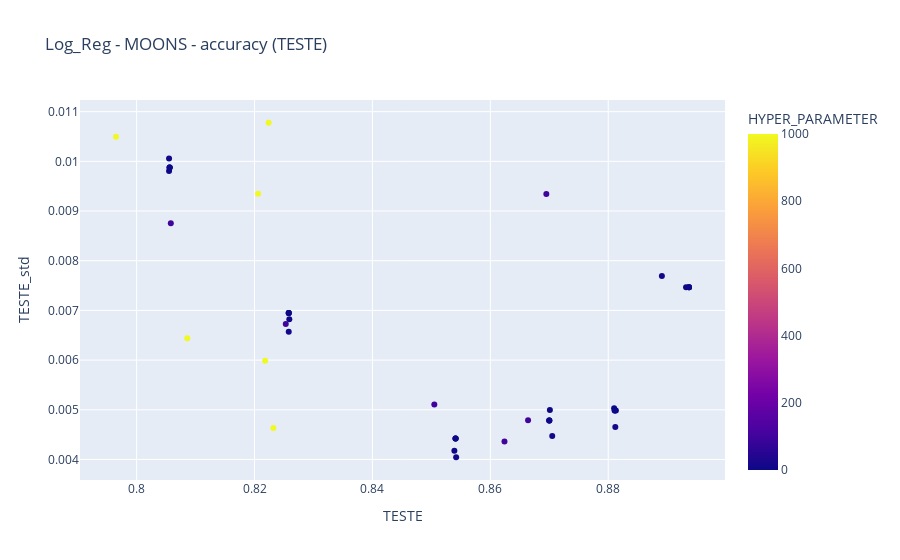

Notebook code for this chart:
### Code cell
px.scatter(results.query('DS_NAME=="moons" and CLF_NAME=="log_reg" and N==10000')
        , x='TESTE'
        , y='TESTE_std' 
        ,color = 'HYPER_PARAMETER'
        ,title='Log_Reg - MOONS - accuracy (TESTE)')

### Figure 1 — Plotly figure (JSON) as saved in the notebook; plotly's stock layout.template omitted (floating-point values rounded to 4 significant figures)
{"data": [{"hovertemplate": "TESTE=%{x}<br>TESTE_std=%{y}<br>HYPER_PARAMETER=%{marker.color}<extra></extra>", "legendgroup": "", "marker": {"color": [1000, 100, 10, 1, 0.1, 0.01, 0.001, 1000, 100, 10, 1, 0.1, 0.01, 0.001, 1000, 100, 10, 1, 0.1, 0.01, 0.001, 1000, 100, 10, 1, 0.1, 0.01, 0.001, 1000, 100, 10, 1, 0.1, 0.01, 0.001, 1000, 100, 10, 1, 0.1, 0.01, 0.001], "coloraxis": "coloraxis", "symbol": "circle"}, "mode": "markers", "name": "", "orientation": "v", "showlegend": false, "type": "scatter", "x": [0.8224, 0.8695, 0.8891, 0.8932, 0.8937, 0.8937, 0.8937, 0.8206, 0.8664, 0.8812, 0.8813, 0.881, 0.8811, 0.8811, 0.8232, 0.8624, 0.8705, 0.8701, 0.87, 0.87, 0.87, 0.8218, 0.8505, 0.8542, 0.8539, 0.8541, 0.8541, 0.8541, 0.8086, 0.8253, 0.8258, 0.8259, 0.8258, 0.8258, 0.8258, 0.7965, 0.8058, 0.8055, 0.8055, 0.8056, 0.8056, 0.8056], "xaxis": "x", "y": [0.01078, 0.009343, 0.00769, 0.007467, 0.007467, 0.007467, 0.007467, 0.009346, 0.00479, 0.004654, 0.004986, 0.00503, 0.004984, 0.004984, 0.004632, 0.004363, 0.004472, 0.004994, 0.004785, 0.004785, 0.004785, 0.005988, 0.005109, 0.004045, 0.004176, 0.00442, 0.00442, 0.00442, 0.006437, 0.006728, 0.00657, 0.006822, 0.006947, 0.006947, 0.006947, 0.01049, 0.008756, 0.01006, 0.009808, 0.009876, 0.009876, 0.009876], "yaxis": "y"}], "layout": {"autosize": true, "coloraxis": {"colorbar": {"title": {"text": "HYPER_PARAMETER"}}, "colorscale": [[0, "#0d0887"], [0.1111, "#46039f"], [0.2222, "#7201a8"], [0.3333, "#9c179e"], [0.4444, "#bd3786"], [0.5556, "#d8576b"], [0.6667, "#ed7953"], [0.7778, "#fb9f3a"], [0.8889, "#fdca26"], [1, "#f0f921"]]}, "legend": {"tracegroupgap": 0}, "title": {"text": "Log_Reg - MOONS - accuracy (TESTE)"}, "xaxis": {"anchor": "y", "autorange": true, "domain": [0, 1], "range": [0.7906, 0.8996], "title": {"text": "TESTE"}, "type": "linear"}, "yaxis": {"anchor": "x", "autorange": true, "domain": [0, 1], "range": [0.003489, 0.01133], "title": {"text": "TESTE_std"}, "type": "linear"}}}
